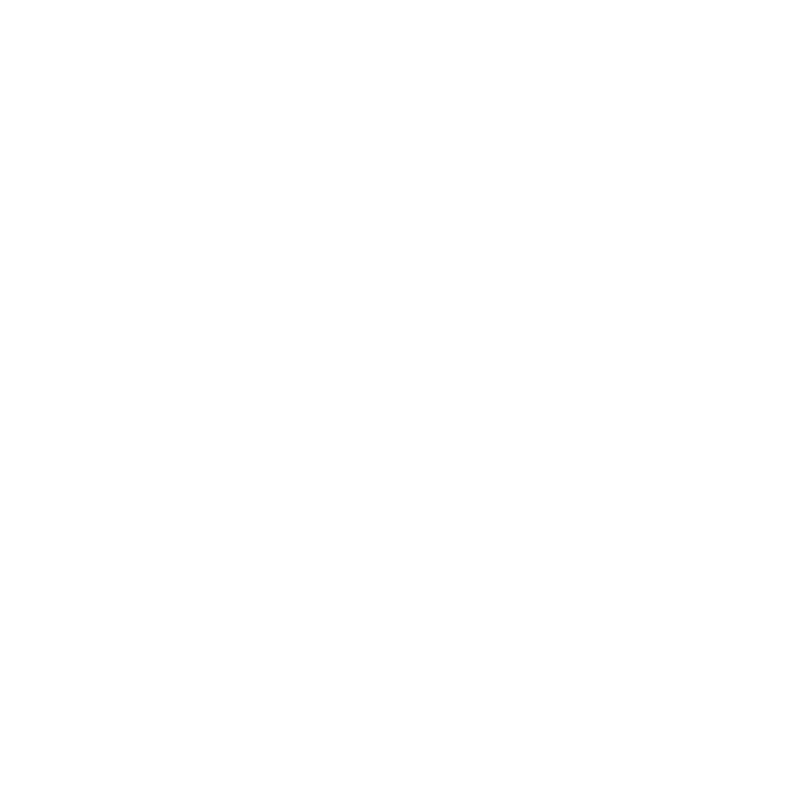
Frame 1 (no input)
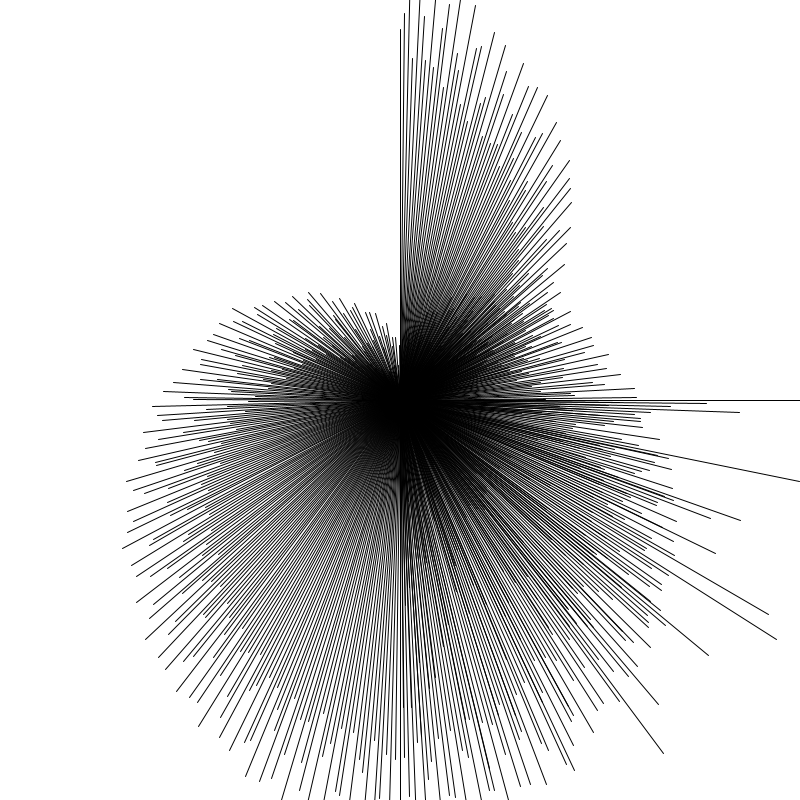
Frame 60 (the mouse pressed at the canvas centre just before this capture)
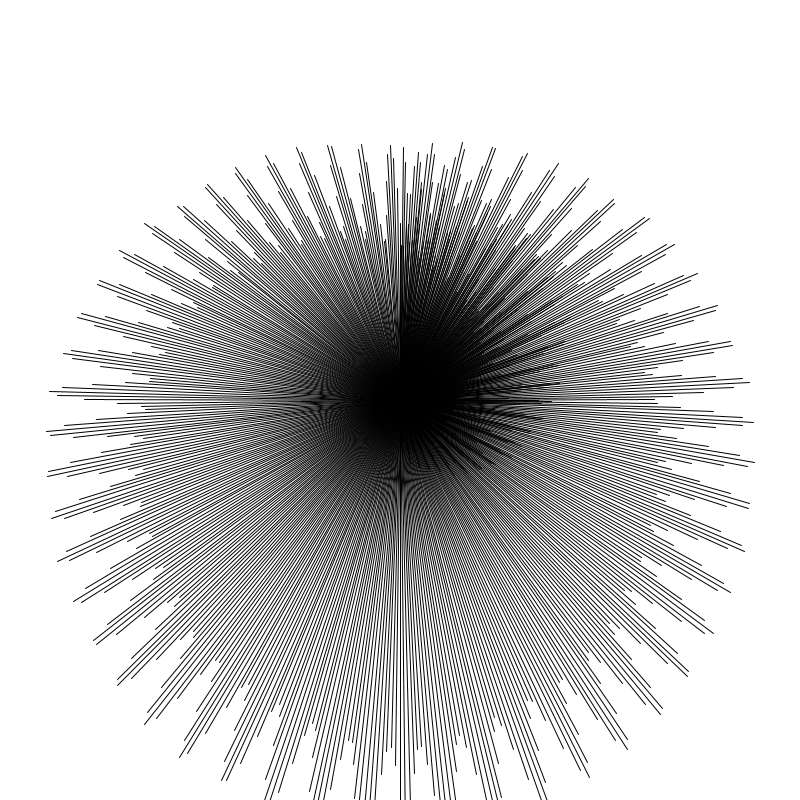
Frame 120 (the mouse held since frame 60 and released just before this capture)

The Processing sketch that drew these frames (run headless with seeded random() and noise(); from frame 60 on, the mouse is pressed at the canvas centre):

// Processing sketch: MergeSortCircle
// ── MergeSortCircle.pde
//This sketch is made by using a merge sort algorithim on a set of values
//those values are drawn as lines starting at the middle of the screen pointing upwards
//the lines are then rotated x amount according to a rotation value stored in rotations[]
//this gives the impression that the values are being wrapped around a circle




//sets the size of the array, the drawing code isnt optimised so itll chunk passed 1000
int n = 500;
float[] arr = new float[n]; //stores the random values to be sorted
float[] rotations = new float[n]; //stores the rotation for each element
float a = 0;
void setup(){
  size(800,800);
  //initialize values and calculate rotations
  for(int i = 0; i < arr.length;i++){
     arr[i] = random(height/2); 
     rotations[i] = map(i,0,arr.length,0,TAU);
  }
}
//the two for loops here could be condensed into one for a performance boost
void draw(){
  background(255);
  stroke(0);
  translate(width/2,height/2);
  for(int i = 0; i < arr.length;i++){
     pushMatrix();
       rotate(rotations[i]);
       line(0,0,0,height/2-arr[i]-50*sin((i/a)-i));
     popMatrix();
  }
  for(int i = 0; i < arr.length/2;i++){
     pushMatrix();
       rotate(-rotations[i]);
       line(0,0,0,height/2-arr[i]+50*cos((i/a)-i));
     popMatrix();
  }
  //changes this to increase the speed of the lines moving up and down
  a += 0.005;
  //this makes a new thread and then sorts the array in that thread
  //otherwise the animation doesnt work
  if(frameCount==1)thread("Msort");
}

public  void Msort(){
   mergeSort(arr,0,arr.length-1); 
  
}

public  void mergeSort(float[] arr, int start, int end){
        if(start < end){
            int mid = (start+end)/2;
            mergeSort(arr, start, mid);
            mergeSort(arr, mid+1, end);
            
            merge(arr,start,mid,end);
        }
    }
    public  void merge(float[] Arr,int start, int mid, int end){
        // create a temp array
        float temp[] = new float[end - start + 1];

        // crawlers for both intervals and for temp
        int i = start, j = mid+1, k = 0;

        // traverse both arrays and in each iteration add smaller of both elements in temp 
        while(i <= mid && j <= end) {
            if(Arr[i] <= Arr[j]) {
                temp[k] = Arr[i];
                k += 1; i += 1;
            }
            else {
                temp[k] = Arr[j];
                k += 1; j += 1;
            }
        }
        // add elements left in the first interval 
        while(i <= mid) {
            temp[k] = Arr[i];
            k += 1; i += 1;
        }

        // add elements left in the second interval 
        while(j <= end) {
            temp[k] = Arr[j];
            k += 1; j += 1;
        }

        // copy temp to original interval
        for(i = start; i <= end; i += 1) {
          delay(1);  
          Arr[i] = temp[i - start];
             
        }
        delay(1);
      
    }

  public void swap(float[]arr,int a,int b){
   delay(1);
    float temp = arr[a];
    arr[a] = arr[b];
    arr[b] = temp;
   
 }
